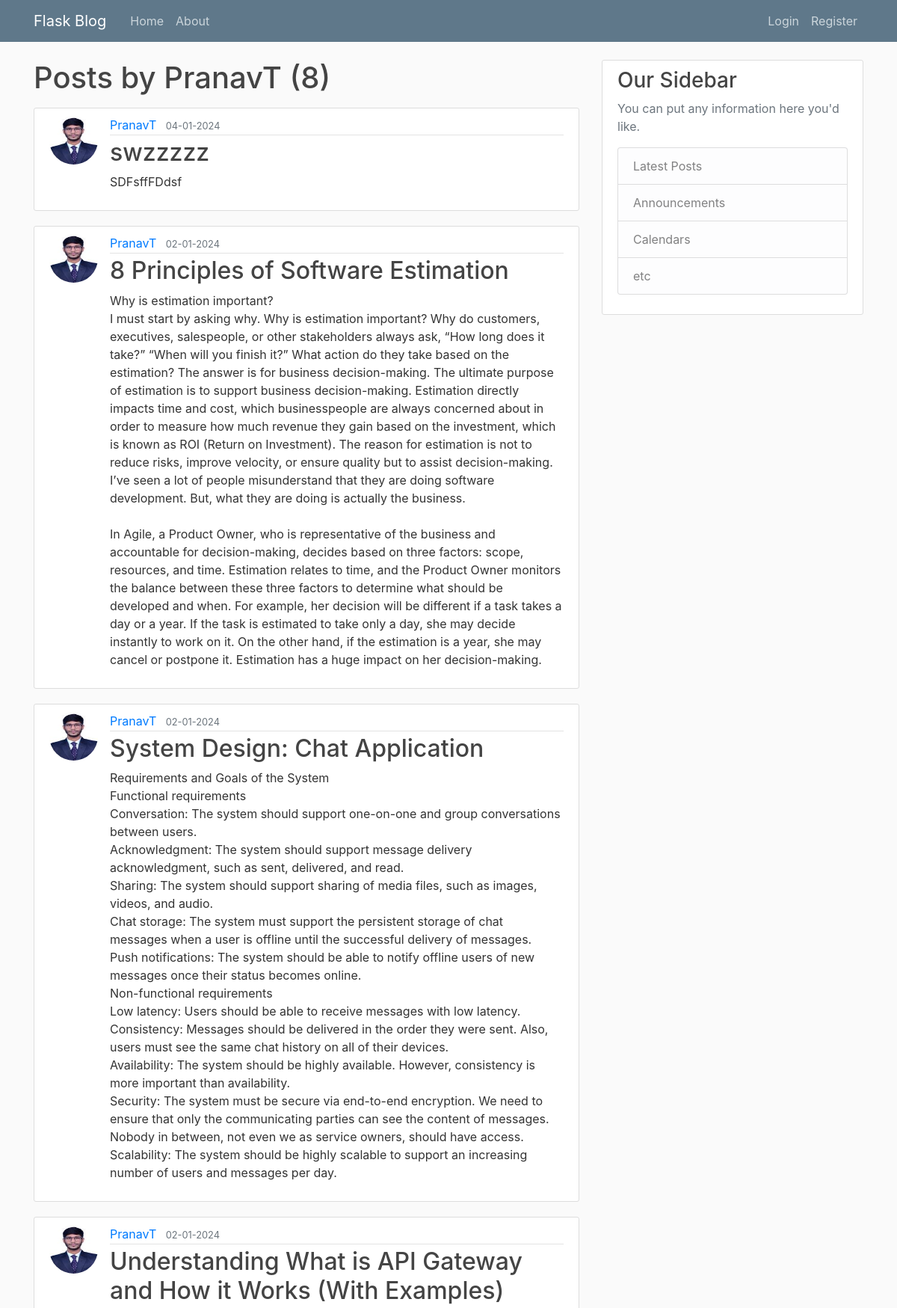
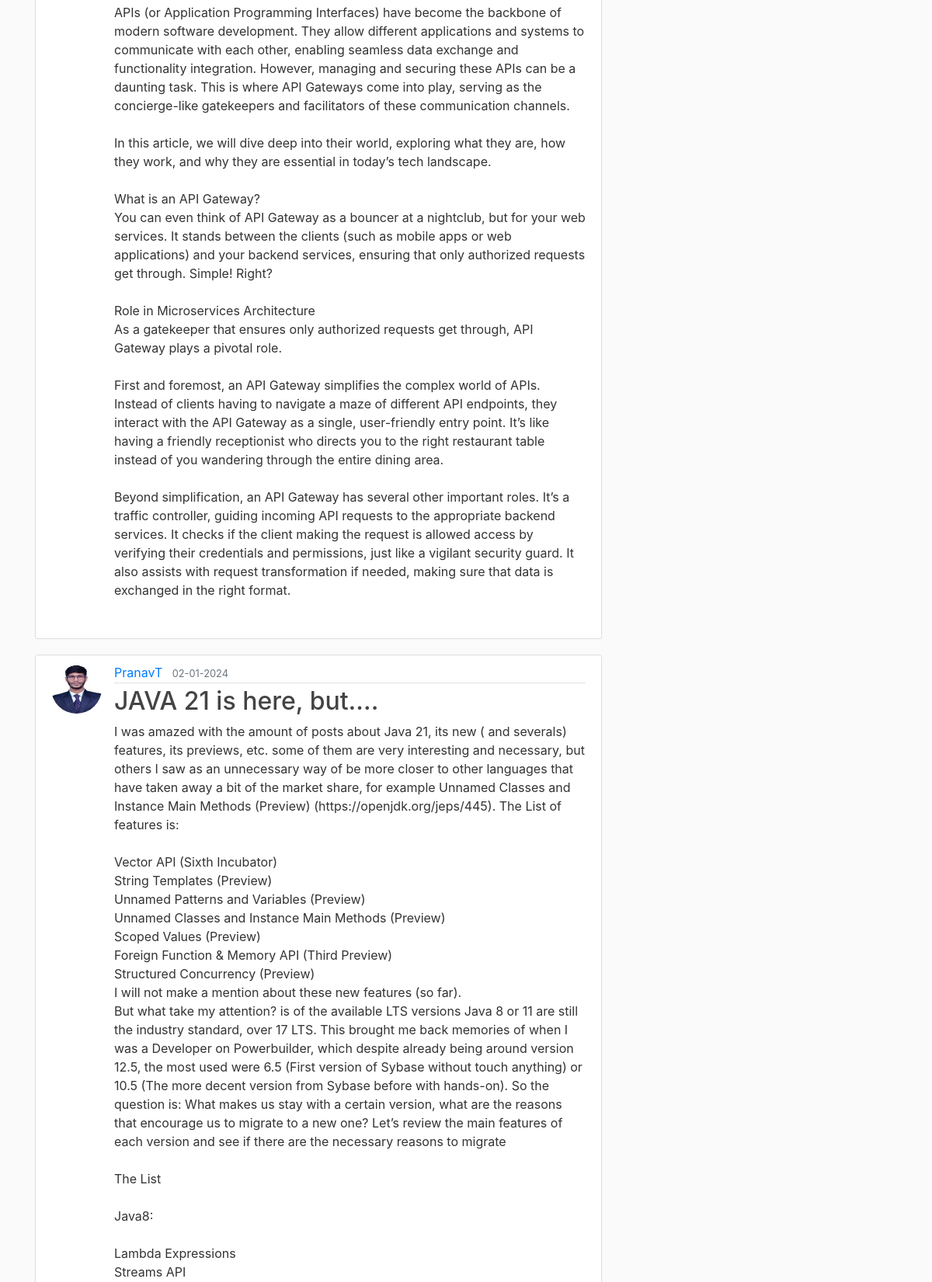
Page /user/PranavT (upper part) on the committed database (2 pictures, top to bottom).
### flaskblog/models.py (models this page shows, shortened)
class User(db.Model, UserMixin):
    id = db.Column(db.Integer, primary_key = True)
    username = db.Column(db.String(20), unique = True, nullable = False )
    email = db.Column(db.String(120), unique = True, nullable = False )
    image_file = db.Column(db.String(20), nullable=False, default='default.jpg')
    password = db.Column(db.String(60), nullable=False)
    posts = db.relationship('Post', backref='author', lazy=True)

class Post(db.Model):
    id = db.Column(db.Integer, primary_key = True)
    title = db.Column(db.String(100), nullable=False)
    date_posted = db.Column(db.DateTime, nullable=False, default=datetime.now)
    content = db.Column(db.Text, nullable=False)
    user_id = db.Column(db.Integer, db.ForeignKey('user.id'), nullable=False )

### flaskblog/users/routes.py (the view)
@users.route("/user/<string:username>")
def user_posts(username):
    page = request.args.get('page', 1, type=int)
    user = User.query.filter_by(username=username).first_or_404()
    posts = Post.query.filter_by(author=user).order_by(Post.date_posted.desc()).paginate(page=page, per_page=5)
    return render_template("user_posts.html", posts=posts, user=user)

### flaskblog/templates/user_posts.html (shortened to what this page needs)
{% extends "layout.html" %}
{% block content %}
<h1 class="mb-3">Posts by {{ user.username }} ({{ posts.total }}) </h1>
    {% for post in posts.items %}
        <article class="media content-section">
            <img src="{{ url_for('static', filename='profile_pics/' + post.author.image_file) }}" class="rounded-circle article-img">
            <div class="media-body">
            <div class="article-metadata">
                <a class="mr-2" href="{{ url_for('user_posts', username=post.author.username) }}">{{ post.author.username }}</a>
                <small class="text-muted">{{ post.date_posted.strftime('%d-%m-%Y') }}</small>
            </div>
            <h2><a class="article-title" href="{{ url_for('post', post_id=post.id) }}">{{ post.title }}</a></h2>
            <p class="article-content">{{ post.content }}</p>
            </div>
        </article>
    {% endfor %}
{% endblock content %}

### flaskblog/static/main.css (style rules this page uses)
body { background: #fafafa; color: #333333; margin-top: 5rem; }
h1, h2, h3, h4, h5, h6 { color: #444444; }
.content-section { background: #ffffff; padding: 10px 20px; border: 1px solid #dddddd; border-radius: 3px; margin-bottom: 20px; }
.article-title { color: #444444; }
.article-content { white-space: pre-line; }
.article-img { height: 65px; width: 65px; margin-right: 16px; }
.article-metadata { padding-bottom: 1px; margin-bottom: 4px; border-bottom: 1px solid #e3e3e3 }

### rows in the picture
User: username "PranavT"
Post: image_file (picture), author.username "PranavT", date_posted "04-01-2024", title "swzzzzz", content "SDFsffFDdsf"
Post: image_file (picture), author.username "PranavT", date_posted "02-01-2024", title "8 Principles of Software Estimation", content "Why is estimation important? I must start by asking why. Why is estimation important? Why do customers, executives, salespeople, or other stakeholders always ask, “How long does it take?” “When will you finish it?” What action do they take based on the estimation? The answer is for business decision-making. The ultimate purpose of estimation is to support business decision-making. Estimation directly impacts time and cost, which businesspeople are always concerned about in order to measure how much revenue they gain based on the investment, which is known as ROI (Return on Investment). The reason for estimation is not to reduce risks, improve velocity, or ensure quality but to assist…"
Post: image_file (picture), author.username "PranavT", date_posted "02-01-2024", title "System Design: Chat Application", content "Requirements and Goals of the System Functional requirements Conversation: The system should support one-on-one and group conversations between users. Acknowledgment: The system should support message delivery acknowledgment, such as sent, delivered, and read. Sharing: The system should support sharing of media files, such as images, videos, and audio. Chat storage: The system must support the persistent storage of chat messages when a user is offline until the successful delivery of messages. Push notifications: The system should be able to notify offline users of new messages once their status becomes online. Non-functional requirements Low latency: Users should be able to receive…"
Post: image_file (picture), author.username "PranavT", date_posted "02-01-2024", title "Understanding What is API Gateway and How it Works (With Examples)", content "APIs (or Application Programming Interfaces) have become the backbone of modern software development. They allow different applications and systems to communicate with each other, enabling seamless data exchange and functionality integration. However, managing and securing these APIs can be a daunting task. This is where API Gateways come into play, serving as the concierge-like gatekeepers and facilitators of these communication channels. In this article, we will dive deep into their world, exploring what they are, how they work, and why they are essential in today’s tech landscape. What is an API Gateway? You can even think of API Gateway as a bouncer at a nightclub, but for your web…"
Post: image_file (picture), author.username "PranavT", date_posted "02-01-2024", title "JAVA 21 is here, but…."

### other values in the picture
{{ posts.total }} "8"
